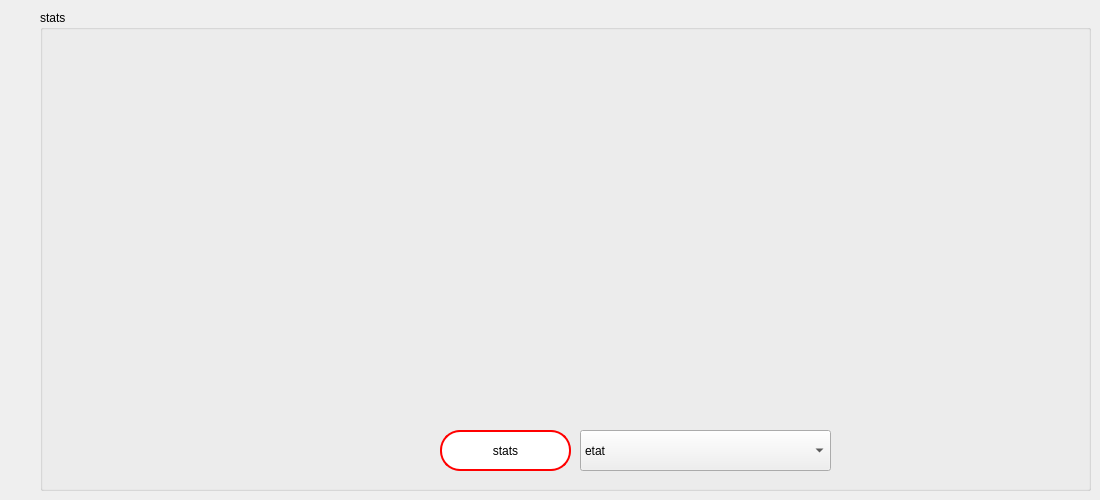
    <widget class="QWidget" name="tab_3">
     <attribute name="title">
      <string>Stats</string>
     </attribute>
     <widget class="QGroupBox" name="groupBox_2">
      <property name="geometry">
       <rect>
        <x>40</x>
        <y>10</y>
        <width>1051</width>
        <height>481</height>
       </rect>
      </property>
      <property name="title">
       <string>stats</string>
      </property>
      <widget class="QComboBox" name="stat_cambo">
       <property name="geometry">
        <rect>
         <x>540</x>
         <y>420</y>
         <width>251</width>
         <height>41</height>
        </rect>
       </property>
       <property name="styleSheet">
        <string notr="true">QPushButton {
	font: 12pt &quot;MS Shell Dlg 2&quot;;
    background-color: white;
    color: rgb(0, 0, 0);
    border: 2px solid rgb(255, 0, 0); 
    border-radius: 20px; 
    padding: 10px; 
    transition: background-color 0.3s, color 0.3s; 
}
QPushButton:hover {
    background-color: rgb(255, 0, 0);
    color: black;
    border: 4px solid rgb(255, 255, 255); 
    outline: none; 
}</string>
       </property>
       <item>
        <property name="text">
         <string>etat</string>
        </property>
       </item>
       <item>
        <property name="text">
         <string>Emplacement</string>
        </property>
       </item>
      </widget>
      <widget class="QPushButton" name="pushButton_6">
       <property name="geometry">
        <rect>
         <x>400</x>
         <y>420</y>
         <width>131</width>
         <height>41</height>
        </rect>
       </property>
       <property name="styleSheet">
        <string notr="true">QPushButton {
	font: 12pt &quot;MS Shell Dlg 2&quot;;
    background-color: white;
    color: rgb(0, 0, 0);
    border: 2px solid rgb(255, 0, 0); 
    border-radius: 20px; 
    padding: 10px; 
    transition: background-color 0.3s, color 0.3s; 
}
QPushButton:hover {
    background-color: rgb(255, 0, 0);
    color: black;
    border: 4px solid rgb(255, 255, 255); 
    outline: none; 
}</string>
       </property>
       <property name="text">
        <string>stats</string>
       </property>
      </widget>
      <widget class="QWidget" name="verticalLayoutWidget">
       <property name="geometry">
        <rect>
         <x>30</x>
         <y>30</y>
         <width>1001</width>
         <height>381</height>
        </rect>
       </property>
       <layout class="QVBoxLayout" name="stats_3"/>
      </widget>
     </widget>
    </widget>
